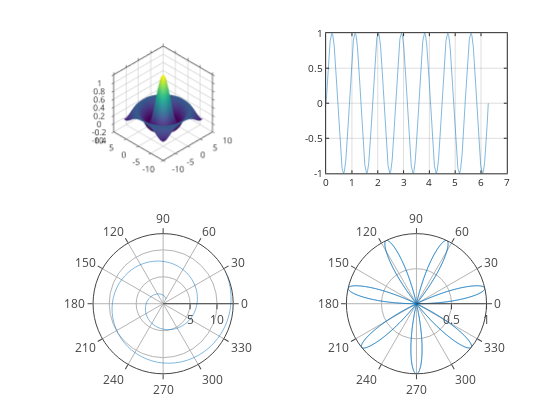

The code cell stored with this chart in its notebook:
### Markdown cell above
## Advanced plots using [Plotly](https://github.com/plotly/plotly.js), with zoom, cursors, and hover tooltips (experimental)

### Code cell
graphics_toolkit("plotly")

a = [1:0.1:13];
theta = linspace (0,2*pi,1000);
rho = sin (7*theta);

subplot(2,2,1);
sombrero()
grid on;
box on;

subplot(2,2,2);
plot(theta, rho);
grid on;
box on;

subplot(2,2,3);
polar(a,a)
grid on;
box on;

subplot(2,2,4);
polar(theta, rho);
grid on;
box on;

### Figure 1 — Plotly figure (JSON) as saved in the notebook; plotly's stock layout.template omitted (floating-point values rounded to 4 significant figures; data arrays with more than 128 entries replaced by an {"elided": "..."} marker saying what was removed)
{"data": [{"autocolorscale": "false", "cauto": "false", "cmax": 1, "cmin": -0.2172, "colorscale": [[0, "rgb(68,1,84)"], [0.01587, "rgb(69,6,90)"], [0.03175, "rgb(70,12,95)"], [0.04762, "rgb(71,18,101)"], [0.06349, "rgb(72,24,106)"], [0.07937, "rgb(72,29,111)"], [0.09524, "rgb(72,35,115)"], [0.1111, "rgb(71,40,119)"], [0.127, "rgb(71,45,123)"], [0.1429, "rgb(70,50,126)"], [0.1587, "rgb(68,55,129)"], [0.1746, "rgb(67,60,132)"], [0.1905, "rgb(65,64,134)"], [0.2063, "rgb(64,69,135)"], [0.2222, "rgb(62,74,137)"], [0.2381, "rgb(60,78,138)"], [0.254, "rgb(58,83,139)"], [0.2698, "rgb(56,87,140)"], [0.2857, "rgb(54,91,140)"], [0.3016, "rgb(52,95,141)"], [0.3175, "rgb(50,99,141)"], [0.3333, "rgb(48,103,141)"], [0.3492, "rgb(46,107,142)"], [0.3651, "rgb(45,111,142)"], [0.381, "rgb(43,115,142)"], [0.3968, "rgb(42,119,142)"], [0.4127, "rgb(40,123,142)"], [0.4286, "rgb(39,127,142)"], [0.4444, "rgb(37,130,142)"], [0.4603, "rgb(36,134,141)"], [0.4762, "rgb(34,138,141)"], [0.4921, "rgb(33,142,140)"], [0.5079, "rgb(32,146,140)"], [0.5238, "rgb(31,149,139)"], [0.5397, "rgb(30,153,138)"], [0.5556, "rgb(30,157,136)"], [0.5714, "rgb(31,161,135)"], [0.5873, "rgb(32,164,133)"], [0.6032, "rgb(34,168,131)"], [0.619, "rgb(38,172,129)"], [0.6349, "rgb(42,176,126)"], [0.6508, "rgb(47,179,123)"], [0.6667, "rgb(53,183,120)"], [0.6825, "rgb(59,186,117)"], [0.6984, "rgb(66,190,113)"], [0.7143, "rgb(73,193,109)"], [0.7302, "rgb(81,196,104)"], [0.746, "rgb(90,199,99)"], [0.7619, "rgb(99,202,94)"], [0.7778, "rgb(108,205,89)"], [0.7937, "rgb(117,208,83)"], [0.8095, "rgb(127,210,77)"], [0.8254, "rgb(137,213,71)"], [0.8413, "rgb(148,215,64)"], [0.8571, "rgb(158,217,57)"], [0.873, "rgb(169,219,50)"], [0.8889, "rgb(180,221,43)"], [0.9048, "rgb(190,223,36)"], [0.9206, "rgb(201,224,30)"], [0.9365, "rgb(212,225,26)"], [0.9524, "rgb(223,227,24)"], [0.9683, "rgb(233,228,25)"], [0.9841, "rgb(243,229,30)"], [1, "rgb(253,231,36)"]], "contours": {"x": {"highlight": true, "highlightcolor": "rgb(0,0,0)", "highlightwidth": 1, "show": false}, "y": {"highlight": true, "highlightcolor": "rgb(0,0,0)", "highlightwidth": 1, "show": false}, "z": {"highlight": true, "highlightcolor": "rgb(0,0,0)", "highlightwidth": 1, "show": false}}, "name": "", "scene": "scene", "showlegend": false, "showscale": false, "surfacecolor": {"elided": "41x41 float values"}, "type": "surface", "visibility": true, "x": [-8, -7.6, -7.2, -6.8, -6.4, -6, -5.6, -5.2, -4.8, -4.4, -4, -3.6, -3.2, -2.8, -2.4, -2, -1.6, -1.2, -0.8, -0.4, 0, 0.4, 0.8, 1.2, 1.6, 2, 2.4, 2.8, 3.2, 3.6, 4, 4.4, 4.8, 5.2, 5.6, 6, 6.4, 6.8, 7.2, 7.6, 8], "y": [-8, -7.6, -7.2, -6.8, -6.4, -6, -5.6, -5.2, -4.8, -4.4, -4, -3.6, -3.2, -2.8, -2.4, -2, -1.6, -1.2, -0.8, -0.4, 0, 0.4, 0.8, 1.2, 1.6, 2, 2.4, 2.8, 3.2, 3.6, 4, 4.4, 4.8, 5.2, 5.6, 6, 6.4, 6.8, 7.2, 7.6, 8], "z": {"elided": "41x41 float values"}}, {"line": {"color": "rgb(0,113,188)", "dash": "solid", "width": 0.5}, "marker": {"color": "rgb(0,113,188)", "line": {"color": "rgb(0,113,188)"}, "size": 6, "symbol": "none"}, "mode": "lines", "name": "", "showlegend": false, "type": "scatter", "visibility": true, "x": {"elided": "1000 float values"}, "xaxis": "x", "y": {"elided": "1000 float values"}, "yaxis": "y"}, {"line": {"color": "rgb(0,113,188)", "dash": "solid", "width": 0.5}, "marker": {"color": "rgb(0,113,188)", "line": {"color": "rgb(0,113,188)"}, "size": 6, "symbol": "none"}, "mode": "lines", "name": "", "r": [1, 1.1, 1.2, 1.3, 1.4, 1.5, 1.6, 1.7, 1.8, 1.9, 2, 2.1, 2.2, 2.3, 2.4, 2.5, 2.6, 2.7, 2.8, 2.9, 3, 3.1, 3.2, 3.3, 3.4, 3.5, 3.6, 3.7, 3.8, 3.9, 4, 4.1, 4.2, 4.3, 4.4, 4.5, 4.6, 4.7, 4.8, 4.9, 5, 5.1, 5.2, 5.3, 5.4, 5.5, 5.6, 5.7, 5.8, 5.9, 6, 6.1, 6.2, 6.3, 6.4, 6.5, 6.6, 6.7, 6.8, 6.9, 7, 7.1, 7.2, 7.3, 7.4, 7.5, 7.6, 7.7, 7.8, 7.9, 8, 8.1, 8.2, 8.3, 8.4, 8.5, 8.6, 8.7, 8.8, 8.9, 9, 9.1, 9.2, 9.3, 9.4, 9.5, 9.6, 9.7, 9.8, 9.9, 10.0, 10.1, 10.2, 10.3, 10.4, 10.5, 10.6, 10.7, 10.8, 10.9, 11.0, 11.1, 11.2, 11.3, 11.4, 11.5, 11.6, 11.7, 11.8, 11.9, 12, 12.1, 12.2, 12.3, 12.4, 12.5, 12.6, 12.7, 12.8, 12.9, 13], "showlegend": false, "subplot": "polar", "theta": [1, 1.1, 1.2, 1.3, 1.4, 1.5, 1.6, 1.7, 1.8, 1.9, 2, 2.1, 2.2, 2.3, 2.4, 2.5, 2.6, 2.7, 2.8, 2.9, 3, 3.1, -3.083, -2.983, -2.883, -2.783, -2.683, -2.583, -2.483, -2.383, -2.283, -2.183, -2.083, -1.983, -1.883, -1.783, -1.683, -1.583, -1.483, -1.383, -1.283, -1.183, -1.083, -0.9832, -0.8832, -0.7832, -0.6832, -0.5832, -0.4832, -0.3832, -0.2832, -0.1832, -0.08319, 0.01681, 0.1168, 0.2168, 0.3168, 0.4168, 0.5168, 0.6168, 0.7168, 0.8168, 0.9168, 1.017, 1.117, 1.217, 1.317, 1.417, 1.517, 1.617, 1.717, 1.817, 1.917, 2.017, 2.117, 2.217, 2.317, 2.417, 2.517, 2.617, 2.717, 2.817, 2.917, 3.017, 3.117, -3.066, -2.966, -2.866, -2.766, -2.666, -2.566, -2.466, -2.366, -2.266, -2.166, -2.066, -1.966, -1.866, -1.766, -1.666, -1.566, -1.466, -1.366, -1.266, -1.166, -1.066, -0.9664, -0.8664, -0.7664, -0.6664, -0.5664, -0.4664, -0.3664, -0.2664, -0.1664, -0.06637, 0.03363, 0.1336, 0.2336, 0.3336, 0.4336], "thetaunit": "radians", "type": "scatterpolar", "visibility": true}, {"line": {"color": "rgb(0,113,188)", "dash": "solid", "width": 0.5}, "marker": {"color": "rgb(0,113,188)", "line": {"color": "rgb(0,113,188)"}, "size": 6, "symbol": "none"}, "mode": "lines", "name": "", "r": {"elided": "1000 float values"}, "showlegend": false, "subplot": "polar2", "theta": {"elided": "1000 float values"}, "thetaunit": "radians", "type": "scatterpolar", "visibility": true}], "layout": {"height": 420, "hovermode": "closest", "margin": {"b": 0, "l": 0, "r": 0, "t": 0}, "plot_bgcolor": "rgba(0,0,0,0)", "polar": {"angularaxis": {"size": 10, "tickmode": "array", "tickvals": [0, 30, 60, 90, 120, 150, 180, 210, 240, 270, 300, 330]}, "domain": {"x": [0.13, 0.4526], "y": [0.11, 0.4437]}, "radialaxis": {"size": 10, "tickmode": "array", "tickvals": [5, 10, 15]}}, "polar2": {"angularaxis": {"size": 10, "tickmode": "array", "tickvals": [0, 30, 60, 90, 120, 150, 180, 210, 240, 270, 300, 330]}, "domain": {"x": [0.5824, 0.905], "y": [0.11, 0.4437]}, "radialaxis": {"size": 10, "tickmode": "array", "tickvals": [0.5, 1]}}, "scene": {"camera": {"projection": {"type": "orthographic"}}, "domain": {"x": [0.13, 0.4526], "y": [0.5873, 0.921]}, "xaxis": {"autorange": false, "exponentformat": "none", "gridcolor": "", "gridwidth": 1.5, "linecolor": "rgb(38,38,38)", "linewidth": 1.5, "mirror": "ticks", "range": [10, -10], "showgrid": true, "showline": true, "side": "bottom", "spikedash": "solid", "spikemode": "across", "spikesides": false, "spikethickness": 1, "tickangle": 0, "tickcolor": "rgb(38,38,38)", "tickfont": {"color": "rgb(38,38,38)", "size": 10}, "ticklen": 3, "ticks": "outside", "ticktext": ["-10", "-5", "0", "5", "10"], "tickvals": [-10, -5, 0, 5, 10], "title": {"font": {"color": "rgb(0,0,0)", "size": 11}, "text": ""}, "type": "linear", "visible": true, "zeroline": false}, "yaxis": {"autorange": false, "exponentformat": "none", "gridcolor": "", "gridwidth": 1.5, "linecolor": "rgb(38,38,38)", "linewidth": 1.5, "mirror": "ticks", "range": [10, -10], "showgrid": true, "showline": true, "side": "left", "spikedash": "solid", "spikemode": "across", "spikesides": false, "spikethickness": 1, "tickangle": 0, "tickcolor": "rgb(38,38,38)", "tickfont": {"color": "rgb(38,38,38)", "size": 10}, "ticklen": 3, "ticks": "outside", "ticktext": ["-10", "-5", "0", "5", "10"], "tickvals": [-10, -5, 0, 5, 10], "title": {"font": {"color": "rgb(0,0,0)", "size": 11}, "text": ""}, "type": "linear", "visible": true, "zeroline": false}, "zaxis": {"autorange": false, "exponentformat": "none", "gridcolor": "", "gridwidth": 1.5, "linecolor": "rgb(38,38,38)", "linewidth": 1.5, "mirror": "ticks", "range": [-0.4, 1], "showgrid": true, "showline": true, "side": "none", "spikedash": "solid", "spikemode": "across", "spikesides": false, "spikethickness": 1, "tickangle": 0, "tickcolor": "rgb(38,38,38)", "tickfont": {"color": "rgb(38,38,38)", "size": 10}, "ticklen": 3, "ticks": "outside", "ticktext": ["-0.4", "-0.2", "0", "0.2", "0.4", "0.6", "0.8", "1"], "tickvals": [-0.4, -0.2, 0, 0.2, 0.4, 0.6, 0.8, 1], "title": {"font": {"color": "rgb(0,0,0)", "size": 11}, "text": ""}, "type": "linear", "visible": true, "zeroline": false}}, "showlegend": false, "width": 560, "xaxis": {"anchor": "y", "autorange": false, "domain": [0.5824, 0.905], "exponentformat": "none", "gridcolor": "rgba(38,38,38,0.15)", "gridwidth": 1, "linecolor": "rgb(38,38,38)", "linewidth": 1, "mirror": "ticks", "range": [0, 7], "showgrid": true, "showline": true, "side": "bottom", "spikedash": "solid", "spikemode": "across", "spikesides": false, "spikethickness": 1, "tickangle": 0, "tickcolor": "rgb(38,38,38)", "tickfont": {"color": "rgb(38,38,38)", "size": 10}, "ticklen": 3, "ticks": "inside", "ticktext": ["0", "1", "2", "3", "4", "5", "6", "7"], "tickvals": [0, 1, 2, 3, 4, 5, 6, 7], "title": {"font": {"color": "rgb(0,0,0)", "size": 11}, "text": ""}, "type": "linear", "visible": true, "zeroline": false}, "yaxis": {"anchor": "x", "autorange": false, "domain": [0.5873, 0.921], "exponentformat": "none", "gridcolor": "rgba(38,38,38,0.15)", "gridwidth": 1, "linecolor": "rgb(38,38,38)", "linewidth": 1, "mirror": "ticks", "range": [-1, 1], "showgrid": true, "showline": true, "side": "left", "spikedash": "solid", "spikemode": "across", "spikesides": false, "spikethickness": 1, "tickangle": 0, "tickcolor": "rgb(38,38,38)", "tickfont": {"color": "rgb(38,38,38)", "size": 10}, "ticklen": 3, "ticks": "inside", "ticktext": ["-1", "-0.5", "0", "0.5", "1"], "tickvals": [-1, -0.5, 0, 0.5, 1], "title": {"font": {"color": "rgb(0,0,0)", "size": 11}, "text": ""}, "type": "linear", "visible": true, "zeroline": false}}}
